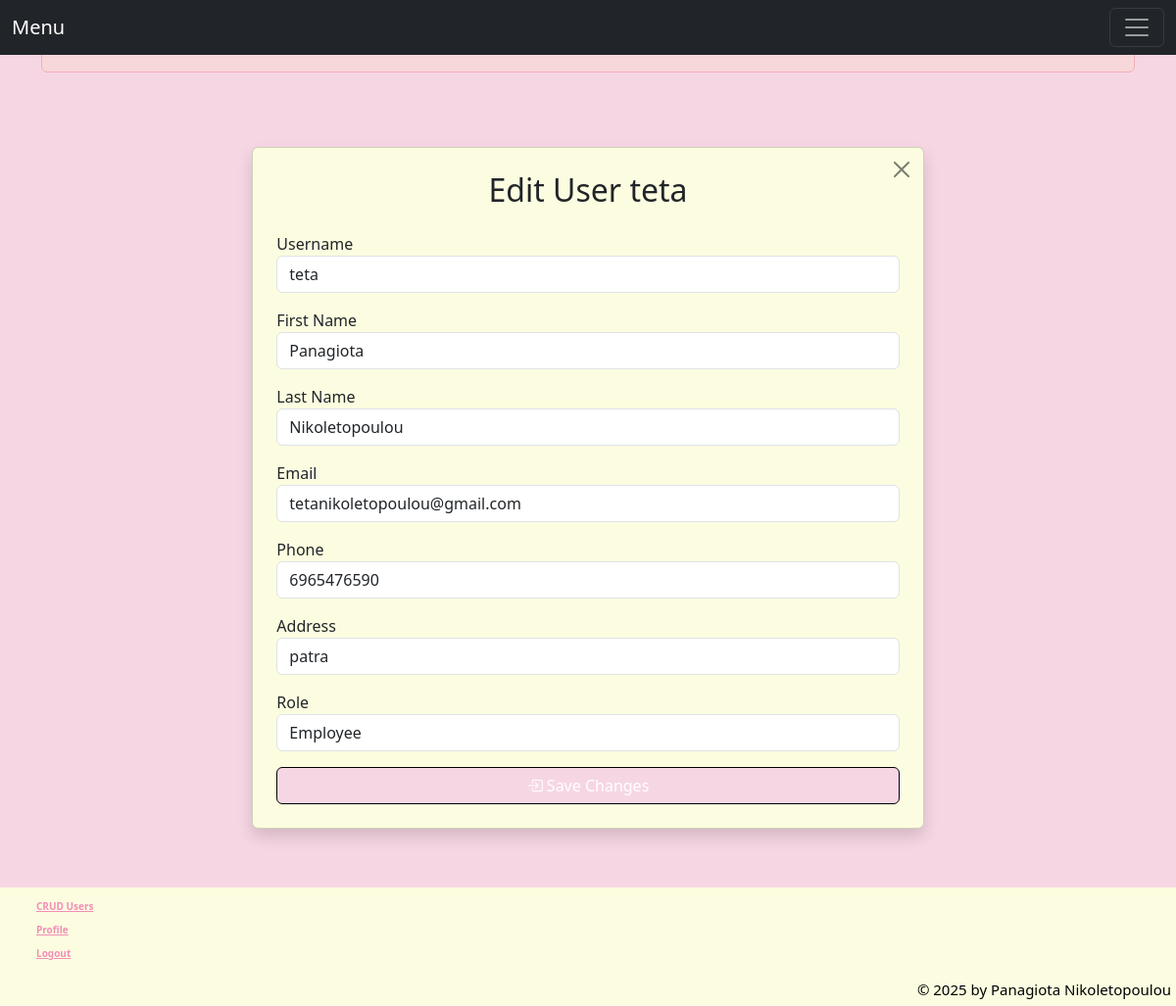
Screenshot of /edit_user/1 (signed in) with the database file from the repository.
### tables this page shows
CREATE TABLE users (
                        id INTEGER PRIMARY KEY AUTOINCREMENT,
                        username TEXT UNIQUE NOT NULL,
                        password_hash TEXT NOT NULL,
                        email TEXT UNIQUE NOT NULL,
                        firstname TEXT NOT NULL,
                        lastname TEXT NOT NULL,
                        tel TEXT,
                        address TEXT,
                        role TEXT DEFAULT 'employee',
                        created_at TIMESTAMP DEFAULT CURRENT_TIMESTAMP
                                         , is_active INTEGER DEFAULT 1);

### app.py (the view, shortened to what this page needs)
@app.route('/edit_user/<int:id>', methods=['GET', 'POST'])
@roles_permitted(['admin'])
def edit_user(id):
    db = get_db()
    cursor = db.cursor()
    user = cursor.execute("SELECT * FROM users WHERE id=?", (id,)).fetchone()
    cursor.execute("SELECT id, username, email, firstname, lastname, tel, address, role FROM users")
    user = cursor.fetchall()
    user = next((u for u in user if u['id'] == id), None)
    flash("Something went wrong. Please try again.", "danger")
    return render_template("edit_user.html", user=user)

### app.py (called while the page is built)
def roles_permitted(roles):
    def decorator(f):
        @wraps(f)
        def wrapper(*args, **kwargs):
            if 'user_id' in session and session['role'] in roles:
                return f(*args, **kwargs)
            else:
                flash(f'ERROR you need {roles} role to access this page')
                return redirect(url_for('home'))
        return wrapper
    return decorator

def get_db():
    conn = sqlite3.connect('users.db')
    conn.row_factory = sqlite3.Row
    return conn

### templates/edit_user.html (shortened to what this page needs)
{% extends "base_admin.html" %}
{% block content %}
<div class="row justify-content-center">
    <div class="col-md-10 col-lg-8">
        <div class="card shadow " style="background-color: #FCFDE0;">
            <div class="card-body p-4">
                <h2 class="card-title text-center mb-4">
                    Edit User {{ user.username }}
                </h2>
            <button type="button" class="btn-close" aria-label="Close"
                style="color:black; position:absolute; top: 10px; right: 10px;"
                onclick="closeForm()">
            </button>
                <form method="POST">
                    <div class="mb-3">
                        <label>Username</label>
                        <input class="form-control" name="username" value="{{ user.username }}">
                    </div>
                    <div class="mb-3">
                        <label>First Name</label>
                        <input class="form-control" name="firstname" value="{{ user.firstname }}">
                    </div>
                    <div class="mb-3">
                        <label>Last Name</label>
                        <input class="form-control" name="lastname" value="{{ user.lastname }}">
                    </div>
                    <div class="mb-3">
                        <label>Email</label>
                        <input class="form-control" name="email" value="{{ user.email }}">
                    </div>
                    <div class="mb-3">
                        <label>Phone</label>
                        <input class="form-control" name="tel" value="{{ user.tel }}">
                    </div>
                    <div class="mb-3">
                        <label>Address</label>
                        <input class="form-control" name="address" value="{{ user.address }}">
                    </div>
                    <div class="mb-3">
                        <label>Role</label>
                        <select name="role" class="form-control">
                            <option value="employee" {% if user and user.role=='employee' %}selected{% endif %}>Employee
                            </option>
                        </select>
                    </div>
                    <div class="d-grid">
                        <button type="submit" class="btn btn-primary"
                            style="background-color: #F7D6E4; border-color: black;">
                            <i class="bi bi-box-arrow-in-right"></i> Save Changes
                        </button>
                    </div>
                </form>
            </div>
        </div>
    </div>
</div>
{% endblock %}

### templates/base_admin.html (style rules this page uses)
body { min-height: 100vh; display: flex; flex-direction: column; background-color: #F7D6E4; margin: 0; padding: 0; }

### rows the page displays
users: username "teta", firstname "Panagiota", lastname "Nikoletopoulou", email "tetanikoletopoulou@gmail.com", tel "6965476590", address "patra", role "Employee"
